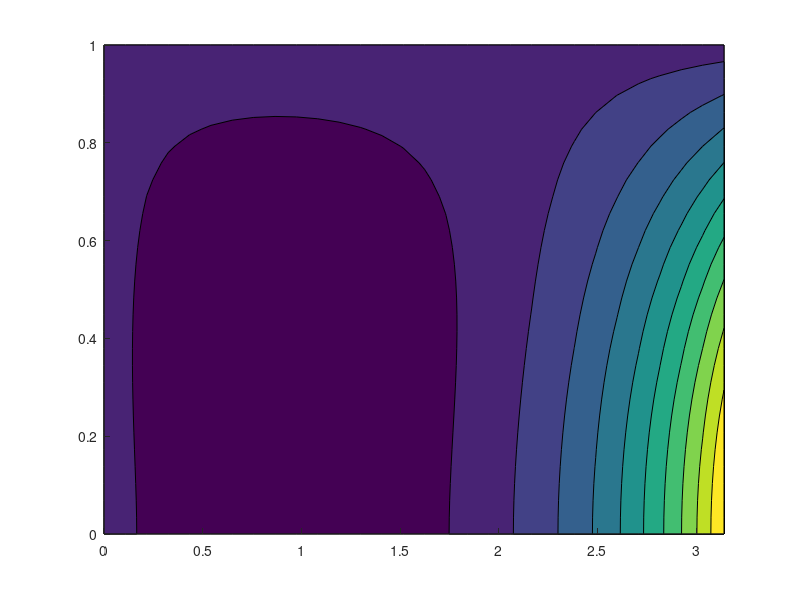
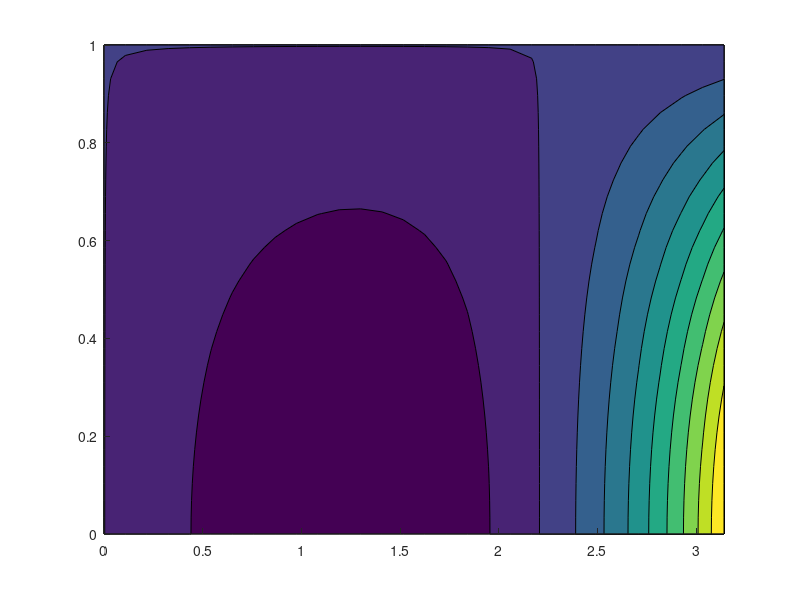
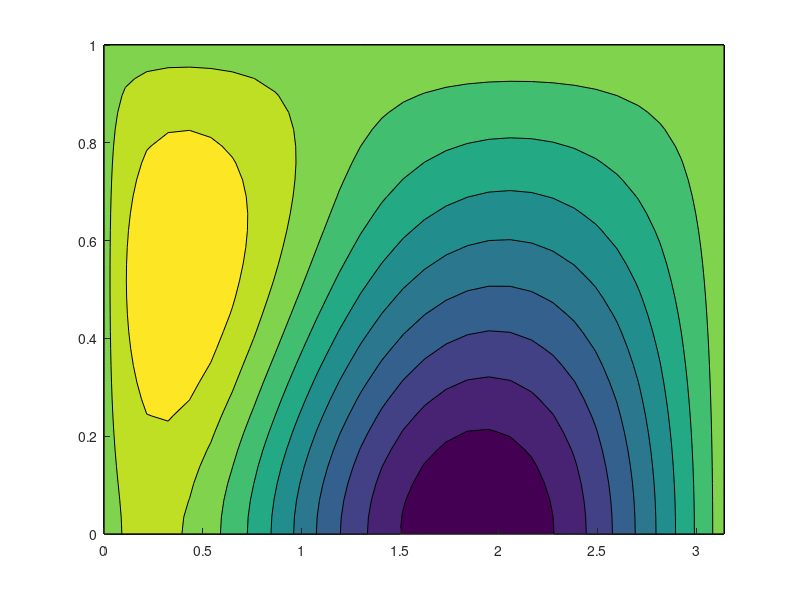

Here is the MATLAB script that generated these plots, in order:
clear all

tic

% constants
N=29; 
x=linspace(0,pi,N+1);
x=x';
y=linspace(0,1,N+1); 
dx=pi/(N);
dy=1/(N);
[X,Y] = meshgrid(x,y);
b=cos(pi*y/2);
U=0*Y;
U(N+1,:)=b;
f=sin(X).*cos(pi*Y/2);
error=1;
k=0;

% method
while error>1e-6
    Uinterior=U(2:N,1:N);
    for i=2:N
        U(i,1)=(dy^2*U(i-1,1)+dy^2*U(i+1,1)+2*dx^2*U(i,2)-dx^2*dy^2*f(i,1))/(2*(dx^2+dy^2));
        for j=2:N
            U(i,j)=(dy^2*U(i-1,j)+dy^2*U(i+1,j)+dx^2*U(i,j-1)+dx^2*U(i,j+1)-dx^2*dy^2*f(i,j))/(2*(dx^2+dy^2));
        end
    end
    error=norm(Uinterior-U(2:N,1:N));
    k=k+1;
end
U=U';

k

% plots
figure
hold on
contourf(X,Y,U); shading interp
%contourf(X,Y,U);
hold off

figure
hold on
Z = (sinh(pi*X/2).*cos(pi*Y/2))/sinh(pi^2/2) - (sin(X).*cos(pi*Y/2))/(1+pi^2/4);
contourf(X,Y,Z); shading interp
hold off

figure
hold on
contourf(X,Y,Z-U); shading interp
hold off

toc